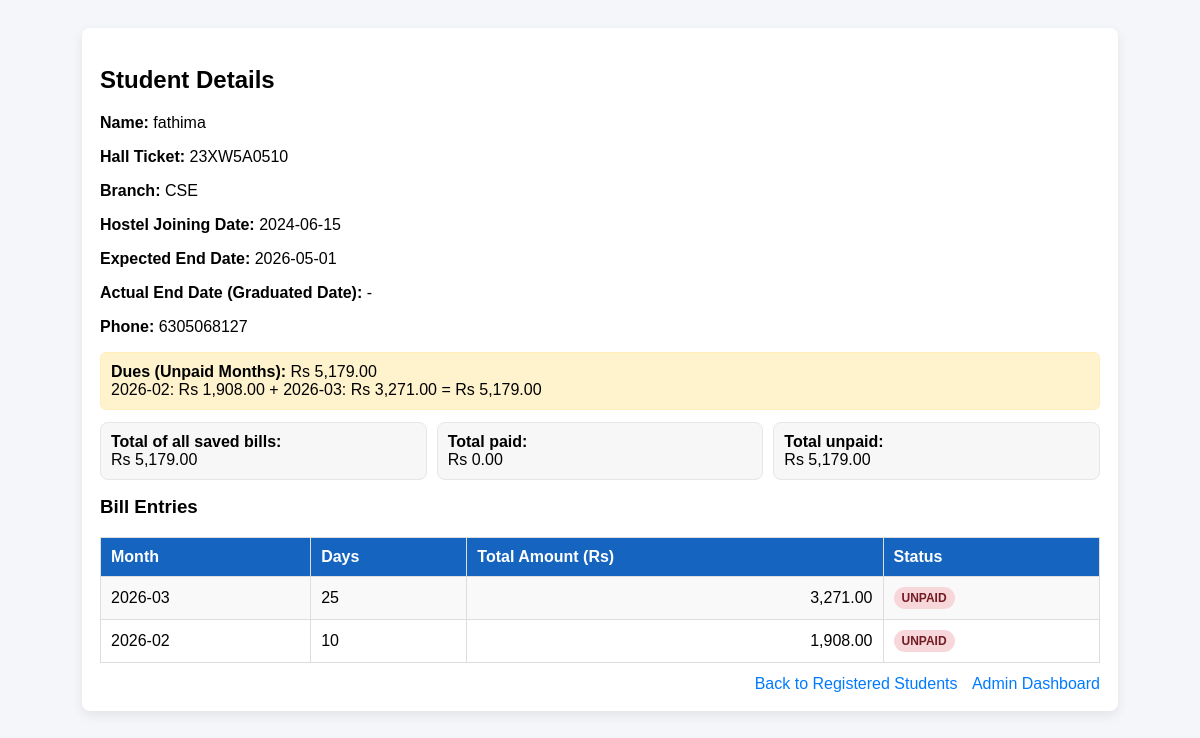
The app's page /registered_student_details.php?hall_ticket=23XW5A0510 with its own data.
### tables this page shows
CREATE TABLE `registered_students` (
  `id` int(11) NOT NULL,
  `hall_ticket` varchar(50) NOT NULL,
  `student_name` varchar(150) NOT NULL,
  `joining_date` date NOT NULL,
  `end_date` date DEFAULT NULL,
  `branch` varchar(100) NOT NULL,
  `phone_number` varchar(20) NOT NULL,
  `created_at` timestamp NOT NULL DEFAULT current_timestamp(),
  `join_academic_year` int(11) DEFAULT NULL,
  `current_year_at_join` tinyint(4) DEFAULT NULL,
  `current_academic_year` int(11) NOT NULL DEFAULT 1,
  `hostel_category` enum('boys','girls') NOT NULL DEFAULT 'boys',
  `expected_end_date` date DEFAULT NULL
);

CREATE TABLE `student_bills` (
  `hall_ticket` varchar(10) NOT NULL,
  `student_name` text NOT NULL,
  `days_attended` int(11) NOT NULL,
  `rate_per_day` int(11) NOT NULL,
  `gst_percent` int(11) NOT NULL,
  `total_amount` int(11) NOT NULL,
  `maintenance_fee` decimal(10,2) NOT NULL DEFAULT 1000.00,
  `created_at` timestamp NOT NULL DEFAULT current_timestamp(),
  `billing_month` varchar(7) NOT NULL DEFAULT '2026-03',
  `payment_status` enum('paid','unpaid') NOT NULL DEFAULT 'unpaid',
  `student_id` int(11) DEFAULT NULL,
  `hostel_category` enum('boys','girls') NOT NULL DEFAULT 'boys'
);

### db_connect.php (called while the page is built, shortened)
<?php
function get_total_due_summary(mysqli $conn, string $hallTicket): array {
    $hallTicket = trim($hallTicket);
    $sql = "SELECT billing_month, total_amount
            FROM student_bills
            WHERE hall_ticket = ? AND payment_status = 'unpaid'
            ORDER BY billing_month ASC";
    $stmt = mysqli_prepare($conn, $sql);
    mysqli_stmt_bind_param($stmt, 's', $hallTicket);
    mysqli_stmt_execute($stmt);
    $result = mysqli_stmt_get_result($stmt);
    $parts = [];
    $total = 0.0;
    if ($result) {
        while ($row = mysqli_fetch_assoc($result)) {
            $month = (string)$row['billing_month'];
            $amt = (float)$row['total_amount'];
            $total += $amt;
            $parts[] = $month . ": Rs " . number_format($amt, 2);
        }
    }
    $expression = implode(" + ", $parts) . " = Rs " . number_format($total, 2);
    return ['total' => $total, 'expression' => $expression];
}
?>

### registered_student_details.php (the view, shortened to what this page needs)
<?php
include('db_connect.php');
$hallTicket = trim((string)($_GET['hall_ticket'] ?? ''));
$stmt = mysqli_prepare($conn, "SELECT hall_ticket, student_name, joining_date, end_date, expected_end_date, branch, phone_number FROM registered_students WHERE hall_ticket = ? LIMIT 1");
$student = null;
if ($stmt) {
    mysqli_stmt_bind_param($stmt, 's', $hallTicket);
    mysqli_stmt_execute($stmt);
    $res = mysqli_stmt_get_result($stmt);
    $student = $res ? mysqli_fetch_assoc($res) : null;
}
$bills = [];
$totalAll = 0.0;
$totalUnpaid = 0.0;
$totalPaid = 0.0;
$stmt2 = mysqli_prepare($conn, "SELECT billing_month, days_attended, total_amount, payment_status FROM student_bills WHERE hall_ticket = ? ORDER BY billing_month DESC");
if ($stmt2) {
    mysqli_stmt_bind_param($stmt2, 's', $hallTicket);
    mysqli_stmt_execute($stmt2);
    $res2 = mysqli_stmt_get_result($stmt2);
    if ($res2) {
        while ($row = mysqli_fetch_assoc($res2)) {
            $amt = (float)$row['total_amount'];
            $totalAll += $amt;
            if (strtolower((string)$row['payment_status']) === 'paid') {
                $totalPaid += $amt;
            } else {
                $totalUnpaid += $amt;
            }
            $bills[] = $row;
        }
    }
}
$dueSummary = get_total_due_summary($conn, $hallTicket);
?>
<!DOCTYPE html>
<html>
<head>
</head>
<body>
    <div class="wrap">
        <h2>Student Details</h2>
        <?php if (!$student): ?>
            <p style="color:#b42318;">Student not found in registered students.</p>
        <?php else: ?>
            <p><strong>Name:</strong> <?= htmlspecialchars($student['student_name'], ENT_QUOTES, 'UTF-8') ?></p>
            <p><strong>Hall Ticket:</strong> <?= htmlspecialchars($student['hall_ticket'], ENT_QUOTES, 'UTF-8') ?></p>
            <p><strong>Branch:</strong> <?= htmlspecialchars($student['branch'], ENT_QUOTES, 'UTF-8') ?></p>
            <p><strong>Hostel Joining Date:</strong> <?= htmlspecialchars($student['joining_date'], ENT_QUOTES, 'UTF-8') ?></p>
            <p><strong>Expected End Date:</strong> <?= htmlspecialchars((string)($student['expected_end_date'] ?? '-'), ENT_QUOTES, 'UTF-8') ?></p>
            <p><strong>Actual End Date (Graduated Date):</strong> <?= htmlspecialchars((string)($student['end_date'] ?? '-'), ENT_QUOTES, 'UTF-8') ?></p>
            <p><strong>Phone:</strong> <?= htmlspecialchars($student['phone_number'], ENT_QUOTES, 'UTF-8') ?></p>
            <div class="due">
                <strong>Dues (Unpaid Months):</strong> Rs <?= number_format((float)$dueSummary['total'], 2) ?><br>
                <span><?= htmlspecialchars((string)$dueSummary['expression'], ENT_QUOTES, 'UTF-8') ?></span>
            </div>
            <div class="summary">
                <div class="box"><strong>Total of all saved bills:</strong><br>Rs <?= number_format($totalAll, 2) ?></div>
                <div class="box"><strong>Total paid:</strong><br>Rs <?= number_format($totalPaid, 2) ?></div>
                <div class="box"><strong>Total unpaid:</strong><br>Rs <?= number_format($totalUnpaid, 2) ?></div>
            </div>
            <h3 style="margin-top:16px;">Bill Entries</h3>
            <table>
                <tr>
                    <th>Month</th>
                    <th>Days</th>
                    <th>Total Amount (Rs)</th>
                    <th>Status</th>
                </tr>
                <?php if (count($bills) === 0): ?>
                    <tr><td colspan="4">No bills found for this student.</td></tr>
                <?php else: ?>
                    <?php foreach ($bills as $b): ?>
                        <?php $st = strtolower((string)$b['payment_status']); ?>
                        <tr>
                            <td><?= htmlspecialchars($b['billing_month'], ENT_QUOTES, 'UTF-8') ?></td>
                            <td><?= (int)$b['days_attended'] ?></td>
                            <td class="num"><?= number_format((float)$b['total_amount'], 2) ?></td>
                            <td><span class="pill <?= $st === 'paid' ? 'paid' : 'unpaid' ?>"><?= htmlspecialchars(strtoupper($st), ENT_QUOTES, 'UTF-8') ?></span></td>
                        </tr>
                    <?php endforeach; ?>
                <?php endif; ?>
            </table>
        <?php endif; ?>
        <div class="links">
            <a href="view_registered_students.php">Back to Registered Students</a>
            <a href="admin_section.php">Admin Dashboard</a>
        </div>
    </div>
</body>
</html>

### registered_student_details.php (style rules this page uses)
body { font-family: Arial, sans-serif; padding: 20px; background: #f4f6f9; }
.wrap { max-width: 1000px; margin: 0 auto; background: #fff; padding: 18px; border-radius: 8px; box-shadow: 0 4px 12px rgba(0,0,0,0.08); }
table { width: 100%; border-collapse: collapse; margin-top: 12px; }
th, td { border: 1px solid #ddd; padding: 10px; text-align: left; }
th { background: #1565c0; color: #fff; }
tr:nth-child(even) { background: #f9f9f9; }
.num { text-align: right; }
.pill { display: inline-block; padding: 4px 8px; border-radius: 999px; font-size: 12px; font-weight: bold; }
.unpaid { background: #f8d7da; color: #721c24; }
.summary { display: grid; grid-template-columns: 1fr 1fr 1fr; gap: 10px; margin-top: 12px; }
.box { background: #f7f7f7; border: 1px solid #e6e6e6; border-radius: 8px; padding: 10px; }
.links { margin-top: 12px; text-align: right; }
.links a { text-decoration: none; color: #007bff; margin-left: 10px; }
.due { margin-top: 12px; background: #fff3cd; border: 1px solid #ffeeba; padding: 10px; border-radius: 6px; }

### records on screen
registered_students: student_name "fathima", hall_ticket "23XW5A0510", branch "CSE", joining_date "2024-06-15", expected_end_date "2026-05-01", end_date "-", phone_number "6305068127"
student_bills: billing_month "2026-03", days_attended "25", total_amount "3,271.00", payment_status "UNPAID"
student_bills: billing_month "2026-02", days_attended "10", total_amount "1,908.00", payment_status "UNPAID"

### other values on screen
$dueSummary['total'] "5,179.00"
$dueSummary['expression'] "2026-02: Rs 1,908.00 + 2026-03: Rs 3,271.00 = Rs 5,179.00"
$totalAll "5,179.00"
$totalPaid "0.00"
$totalUnpaid "5,179.00"
